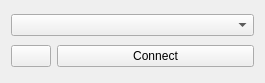
         <widget class="QWidget" name="page">
          <property name="geometry">
           <rect>
            <x>0</x>
            <y>0</y>
            <width>265</width>
            <height>83</height>
           </rect>
          </property>
          <attribute name="label">
           <string>Serial Connection</string>
          </attribute>
          <layout class="QGridLayout" name="gridLayout_49">
           <item row="0" column="0" colspan="2">
            <widget class="QComboBox" name="serialCombobox">
             <property name="sizePolicy">
              <sizepolicy hsizetype="MinimumExpanding" vsizetype="Fixed">
               <horstretch>0</horstretch>
               <verstretch>0</verstretch>
              </sizepolicy>
             </property>
            </widget>
           </item>
           <item row="1" column="0">
            <widget class="QPushButton" name="refreshButton">
             <property name="sizePolicy">
              <sizepolicy hsizetype="Fixed" vsizetype="Fixed">
               <horstretch>0</horstretch>
               <verstretch>0</verstretch>
              </sizepolicy>
             </property>
             <property name="text">
              <string/>
             </property>
             <property name="icon">
              <iconset resource="resources.qrc">
               <normaloff>:/res/refresh.png</normaloff>:/res/refresh.png</iconset>
             </property>
            </widget>
           </item>
           <item row="1" column="1">
            <widget class="QPushButton" name="serialConnectButton">
             <property name="text">
              <string>Connect</string>
             </property>
            </widget>
           </item>
          </layout>
         </widget>
